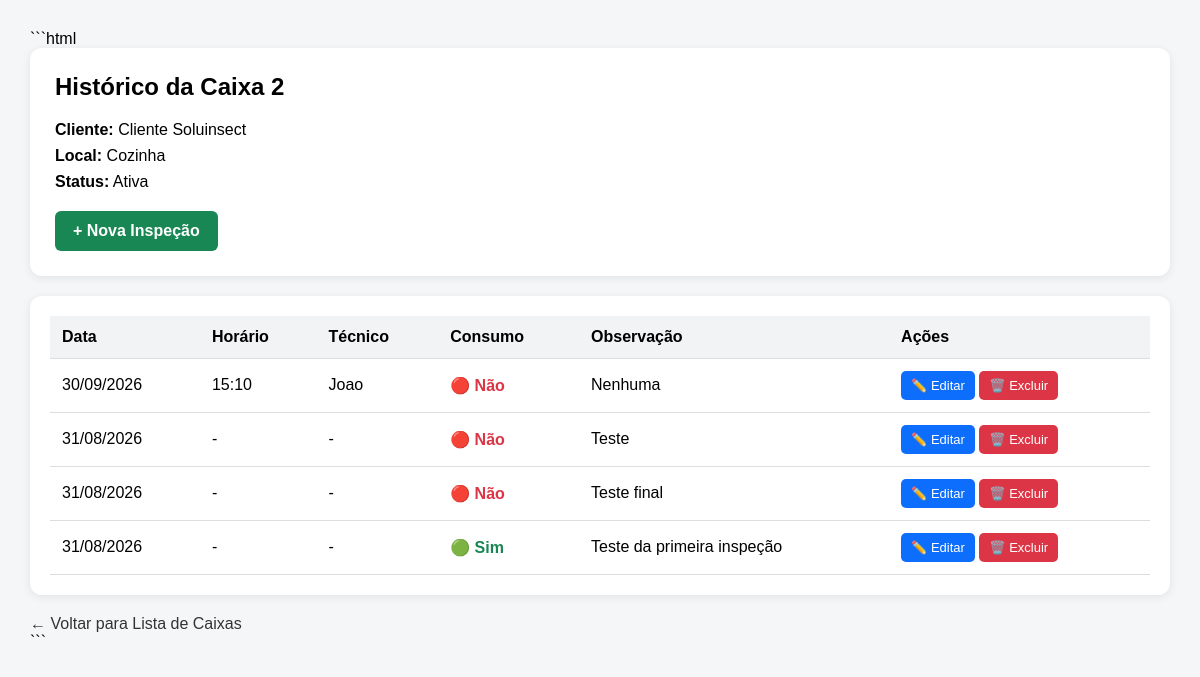
/historico-caixa/2, run on the app's committed database.
### tables this page shows
CREATE TABLE caixas (
    id INTEGER PRIMARY KEY AUTOINCREMENT,
    cliente_id INTEGER NOT NULL,
    local TEXT NOT NULL,
    status TEXT DEFAULT 'Ativa',
    FOREIGN KEY (cliente_id) REFERENCES clientes(id)
);

CREATE TABLE clientes (
    id INTEGER PRIMARY KEY AUTOINCREMENT,
    nome TEXT NOT NULL,
    telefone TEXT,
    email TEXT
);

CREATE TABLE inspecoes (
            id INTEGER PRIMARY KEY AUTOINCREMENT,
            caixa_id INTEGER NOT NULL,
            data TEXT NOT NULL,
            consumo TEXT NOT NULL,
            observacao TEXT, tecnico TEXT, horario TEXT,
            FOREIGN KEY (caixa_id) REFERENCES caixas(id)
        );

### app.py (the view)
@app.route("/historico-caixa/<int:id>")
def historico_caixa(id):
    conexao = conectar_banco()
    caixa = conexao.execute(
        """
        SELECT
            caixas.id,
            caixas.local,
            caixas.status,
            clientes.nome AS cliente_nome
        FROM caixas
        JOIN clientes
            ON caixas.cliente_id = clientes.id
        WHERE caixas.id = ?
        """,
        (id,)
    ).fetchone()
    if caixa is None:
        conexao.close()
        return "Caixa não encontrada"
    inspecoes = conexao.execute(
        """
        SELECT *
        FROM inspecoes
        WHERE caixa_id = ?
        ORDER BY data DESC, id DESC
        """,
        (id,)
    ).fetchall()
    conexao.close()
    return render_template(
        "historico_caixa.html",
        caixa=caixa,
        inspecoes=inspecoes
    )

### app.py (called while the page is built)
def conectar_banco():
    conexao = sqlite3.connect("database.db")
    conexao.row_factory = sqlite3.Row
    return conexao

### templates/historico_caixa.html (shortened to what this page needs)
<!DOCTYPE html>
<html lang="pt-BR">
<head>
</head>
<body>
<div class="container">
    <section class="cabecalho">
        <h1>
            Histórico da Caixa {{ caixa.id }}
        </h1>
        <div class="informacoes">
            <div>
                <strong>Cliente:</strong>
                {{ caixa.cliente_nome }}
            </div>
            <div>
                <strong>Local:</strong>
                {{ caixa.local }}
            </div>
            <div>
                <strong>Status:</strong>
                {{ caixa.status }}
            </div>
        </div>
        <a
            class="nova-inspecao"
            href="/nova-inspecao/{{ caixa.id }}"
        >
            + Nova Inspeção
        </a>
    </section>
    <section class="tabela-container">
        {% if inspecoes %}
        <table>
            <thead>
                <tr>
                    <th>Data</th>
                    <th>Horário</th>
                    <th>Técnico</th>
                    <th>Consumo</th>
                    <th>Observação</th>
                    <th>Ações</th>
                </tr>
            </thead>
            <tbody>
                {% for inspecao in inspecoes %}
                <tr>
                    <td>
                        {{ inspecao.data[8:10] }}/{{ inspecao.data[5:7] }}/{{ inspecao.data[0:4] }}
                    </td>
                    <td>
                        {{ inspecao.horario or "-" }}
                    </td>
                    <td>
                        {{ inspecao.tecnico or "-" }}
                    </td>
                    <td>
                        {% if inspecao.consumo == "Sim" %}
                            <span class="sim">
                                🟢 Sim
                            </span>
                        {% else %}
                            <span class="nao">
                                🔴 Não
                            </span>
                        {% endif %}
                    </td>
                    <td>
                        {{ inspecao.observacao or "-" }}
                    </td>
                    <td class="acoes">
                        <a
                            class="editar"
                            href="/editar-inspecao/{{ inspecao.id }}"
                        >
                            ✏️ Editar
                        </a>
                        <a
                            class="excluir"
                            href="/excluir-inspecao/{{ inspecao.id }}"
                            onclick="return confirm('Tem certeza que deseja excluir esta inspeção?');"
                        >
                            🗑️ Excluir
                        </a>
                    </td>
                </tr>
                {% endfor %}
            </tbody>
        </table>
        {% else %}
            <p>
                Nenhuma inspeção registrada para esta caixa.
            </p>
        {% endif %}
    </section>
    <a
        class="voltar"
        href="/lista-caixas"
    >
        ← Voltar para Lista de Caixas
    </a>
</div>
</body>
</html>

### templates/historico_caixa.html (style rules this page uses)
body { font-family: Arial, sans-serif; background: #f4f6f8; margin: 0; padding: 30px; }
.container { max-width: 1200px; margin: auto; }
.cabecalho { background: white; padding: 25px; border-radius: 12px; box-shadow: 0 2px 10px rgba(0,0,0,0.08); margin-bottom: 20px; }
h1 { margin-top: 0; }
.informacoes { display: grid; gap: 8px; }
.nova-inspecao { display: inline-block; margin-top: 20px; padding: 11px 18px; background: #198754; color: white; text-decoration: none; border-radius: 6px; font-weight: bold; }
.tabela-container { background: white; padding: 20px; border-radius: 12px; box-shadow: 0 2px 10px rgba(0,0,0,0.08); overflow-x: auto; }
table { width: 100%; border-collapse: collapse; }
th, td { padding: 12px; border-bottom: 1px solid #ddd; text-align: left; }
th { background: #f1f3f5; }
.sim { color: #198754; font-weight: bold; }
.nao { color: #dc3545; font-weight: bold; }
.acoes { white-space: nowrap; }
.editar, .excluir { display: inline-block; padding: 7px 10px; border-radius: 5px; text-decoration: none; color: white; font-size: 13px; }
.editar { background: #0d6efd; }
.excluir { background: #dc3545; }
.voltar { display: inline-block; margin-top: 20px; color: #333; text-decoration: none; }

### data on the page
caixas: id "2", local "Cozinha", status "Ativa"
clientes: cliente_nome "Cliente Soluinsect"
inspecoes: data "30", data "09", data "2026", horario "15:10", tecnico "Joao", consumo "🔴 Não", observacao "Nenhuma"
inspecoes: data "31", data "08", data "2026", horario "-", tecnico "-", consumo "🔴 Não", observacao "Teste"
inspecoes: data "31", data "08", data "2026", horario "-", tecnico "-", consumo "🔴 Não", observacao "Teste final"
inspecoes: data "31", data "08", data "2026", horario "-", tecnico "-", consumo "🟢 Sim", observacao "Teste da primeira inspeção"
